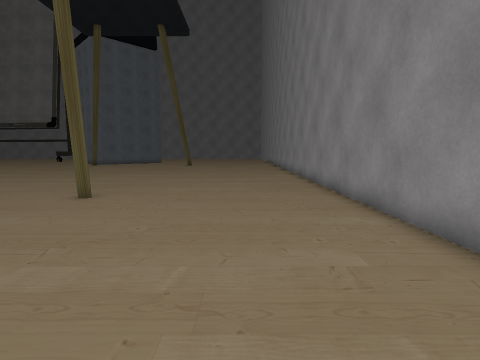
[1] (above)

18 first-person views from a walk through a scene from a Unity 3-D project. The camera is 1.5 m above the floor, tilts 6° down and sees 80° across. The floor is counted in squares, 1 m on a side. Each view is taken from the middle of a square. On the plan, view 1 faces up. The plan holds only what a view shows up to about 14 squares ahead; the rest is blank. The place goes on beyond the plan. The player is left out. Some surface patterns are stand-ins.

[2]
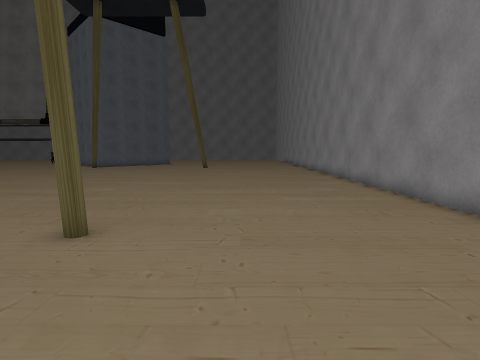

[3]
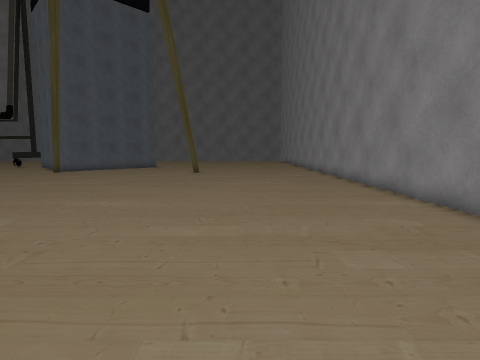

[4]
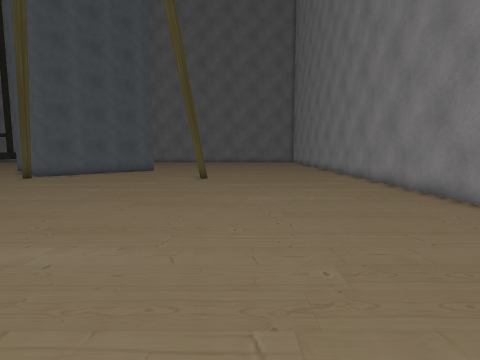

[5]
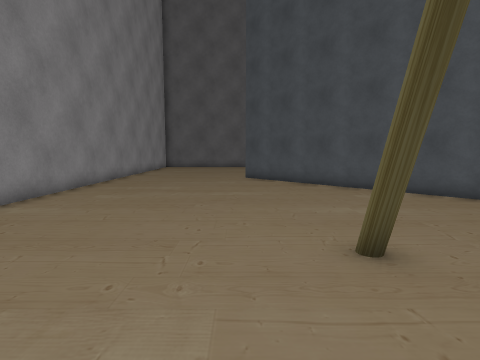

[6]
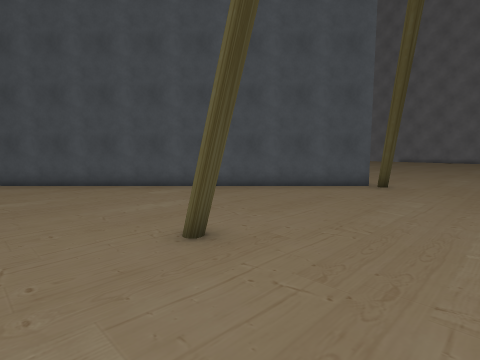

[7]
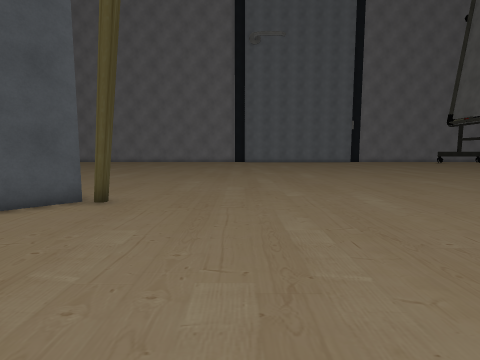

[8]
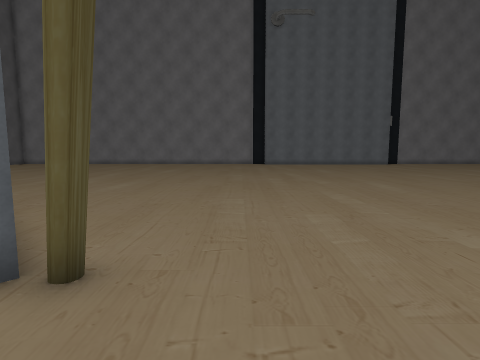

[9]
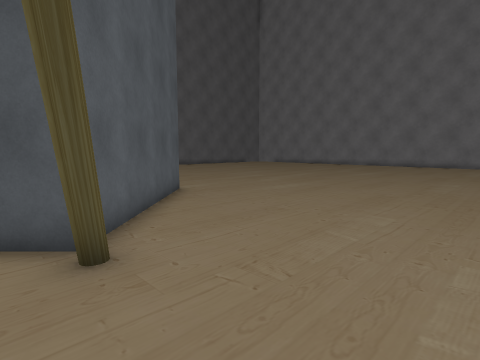

[10]
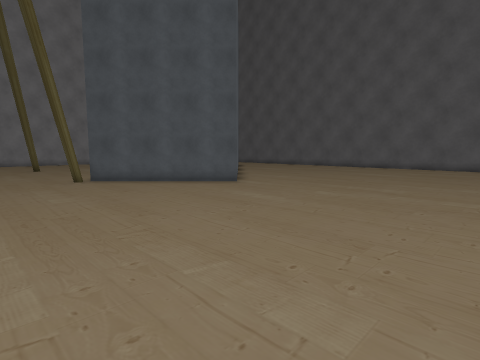

[11]
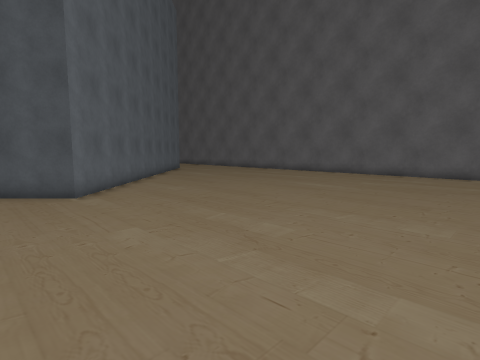

[12]
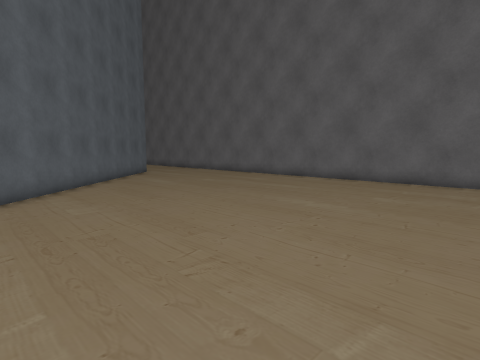

[13]
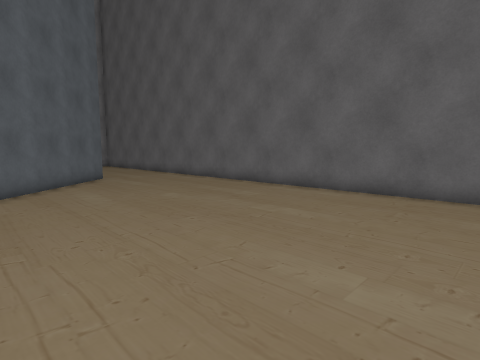

[14]
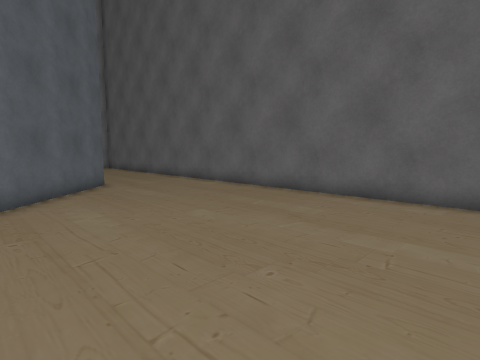

[15]
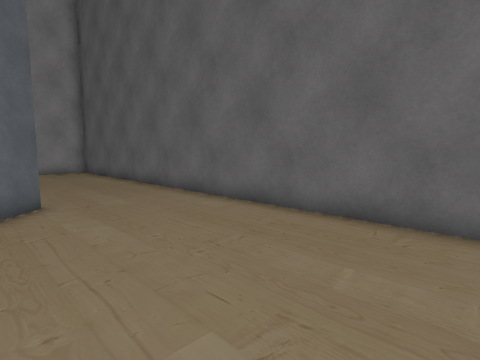

[16]
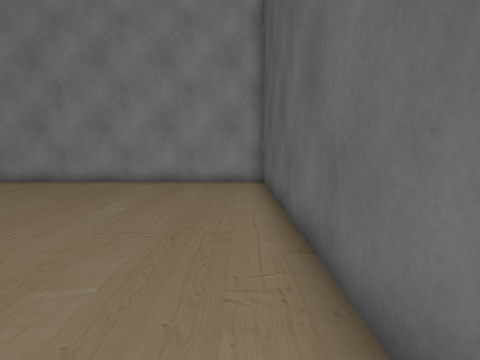

[17]
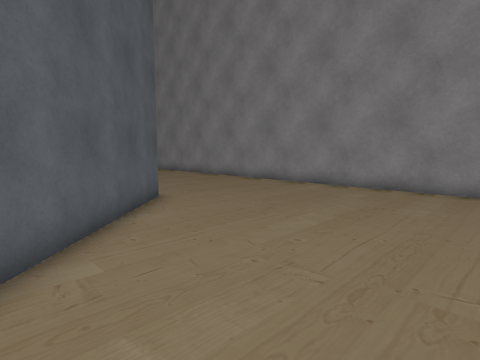

[18]
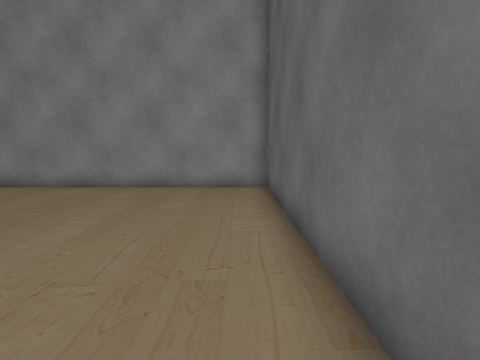

### Floor plan
Points are (right, up) in squares from view 1. A wall is a line through its corners. A room is listed if a view was taken in it or the views show most of it. See-through windows are left out.
Room 1 (views 1, 2, 3, 4, 5, 6, 7, 8, 9, 10, 11, 12, 13, 14, 15, 16, 17, 18)
walls: (-14.2, 9.3) (-13.9, 9.5); (-14.4, 9) (-14.2, 9.3) (-13.9, 9.3) (-13.9, 9.1) (-14.1, 8.8); (-5.3, 9.4) (-4.9, 9.3) (-4.8, 8.8) (-5.3, 8.9); (-5.1, 9.4) (-4.7, 9.1); (-5, 9.3) (-4.7, 9); (-4.8, 8.7) (-5.4, 9.1); (-8.3, -7.5) (-19.2, 3.4) (-14.2, 8.4) (-3.3, -2.5) (-7.7, -6.9); (-27.5, -12.1) (3.5, -12.1) (3.5, 27)

Where each view was taken, in squares from view 1:
view 1: 0 up, 0 right, facing up
view 2: 4 up, 2 left, facing up
view 3: 9 up, 2 left, facing up
view 4: 13 up, 3 left, facing up
view 5: 13 up, 3 left, facing down
view 6: 13 up, 2 left, facing down-left
view 7: 13 up, 6 left, facing left
view 8: 11 up, 11 left, facing left
view 9: 13 up, 13 left, facing down-left
view 10: 13 up, 29 left, facing down-right
view 11: 6 up, 29 left, facing down-right
view 12: 2 up, 27 left, facing down-right
view 13: 2 down, 24 left, facing down-right
view 14: 3 down, 21 left, facing down-right
view 15: 6 down, 17 left, facing down-right
view 16: 11 down, 10 left, facing right
view 17: 11 down, 8 left, facing up-right
view 18: 11 down, 8 left, facing right
